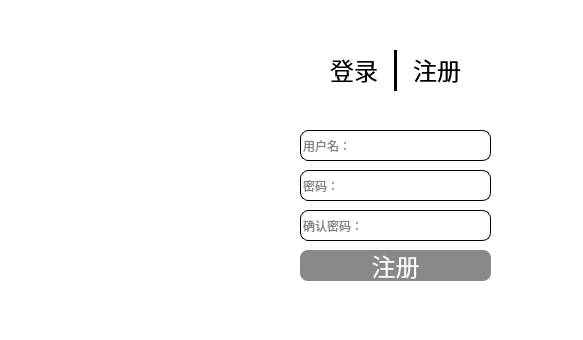
<?xml version="1.0" encoding="UTF-8"?>
<ui version="4.0">
 <class>MainWindow</class>
 <widget class="QMainWindow" name="MainWindow">
  <property name="geometry">
   <rect>
    <x>0</x>
    <y>0</y>
    <width>583</width>
    <height>340</height>
   </rect>
  </property>
  <property name="windowTitle">
   <string>MainWindow</string>
  </property>
  <property name="layoutDirection">
   <enum>Qt::LeftToRight</enum>
  </property>
  <property name="autoFillBackground">
   <bool>false</bool>
  </property>
  <property name="styleSheet">
   <string notr="true">background-color: rgba(255, 255, 255, 0);</string>
  </property>
  <widget class="QWidget" name="centralwidget">
   <widget class="QFrame" name="frame">
    <property name="geometry">
     <rect>
      <x>10</x>
      <y>20</y>
      <width>260</width>
      <height>300</height>
     </rect>
    </property>
    <property name="styleSheet">
     <string notr="true">background-image: url(:/images/images/login.png);
border-top-left-radius:30px;
border-bottom-left-radius:30px;
</string>
    </property>
    <property name="frameShape">
     <enum>QFrame::StyledPanel</enum>
    </property>
    <property name="frameShadow">
     <enum>QFrame::Raised</enum>
    </property>
   </widget>
   <widget class="QFrame" name="frame_2">
    <property name="geometry">
     <rect>
      <x>270</x>
      <y>20</y>
      <width>261</width>
      <height>301</height>
     </rect>
    </property>
    <property name="styleSheet">
     <string notr="true">background-color: rgba(255, 255, 255, 200);
border-top-right-radius:30px;
border-bottom-right-radius:30px;
</string>
    </property>
    <property name="frameShape">
     <enum>QFrame::StyledPanel</enum>
    </property>
    <property name="frameShadow">
     <enum>QFrame::Raised</enum>
    </property>
    <widget class="QWidget" name="widget" native="true">
     <property name="geometry">
      <rect>
       <x>50</x>
       <y>30</y>
       <width>151</width>
       <height>41</height>
      </rect>
     </property>
     <property name="styleSheet">
      <string notr="true">background-color: rgba(255, 255, 255, 200);</string>
     </property>
     <layout class="QHBoxLayout" name="horizontalLayout">
      <item>
       <widget class="QPushButton" name="pushButton_2">
        <property name="font">
         <font>
          <family>微软雅黑</family>
          <pointsize>18</pointsize>
         </font>
        </property>
        <property name="text">
         <string>登录</string>
        </property>
       </widget>
      </item>
      <item>
       <widget class="Line" name="line">
        <property name="styleSheet">
         <string notr="true">color: rgb(0, 0, 0);
background-color: rgb(0, 0, 0);</string>
        </property>
        <property name="orientation">
         <enum>Qt::Vertical</enum>
        </property>
       </widget>
      </item>
      <item>
       <widget class="QPushButton" name="pushButton">
        <property name="font">
         <font>
          <family>微软雅黑</family>
          <pointsize>18</pointsize>
         </font>
        </property>
        <property name="text">
         <string>注册</string>
        </property>
       </widget>
      </item>
     </layout>
    </widget>
    <widget class="QStackedWidget" name="stackedWidget">
     <property name="geometry">
      <rect>
       <x>10</x>
       <y>80</y>
       <width>231</width>
       <height>201</height>
      </rect>
     </property>
     <property name="currentIndex">
      <number>1</number>
     </property>
     <widget class="QWidget" name="page">
      <widget class="QLineEdit" name="lineEdit">
       <property name="geometry">
        <rect>
         <x>20</x>
         <y>30</y>
         <width>191</width>
         <height>31</height>
        </rect>
       </property>
       <property name="styleSheet">
        <string notr="true">border:1px solid rgb(0,0,0);
border-radius:8px;</string>
       </property>
       <property name="placeholderText">
        <string>用户名：</string>
       </property>
      </widget>
      <widget class="QLineEdit" name="lineEdit_2">
       <property name="geometry">
        <rect>
         <x>20</x>
         <y>80</y>
         <width>191</width>
         <height>31</height>
        </rect>
       </property>
       <property name="styleSheet">
        <string notr="true">border:1px solid rgb(0,0,0);
border-radius:8px;</string>
       </property>
       <property name="echoMode">
        <enum>QLineEdit::Password</enum>
       </property>
       <property name="placeholderText">
        <string>密码：</string>
       </property>
      </widget>
      <widget class="QPushButton" name="pushButton_3">
       <property name="geometry">
        <rect>
         <x>20</x>
         <y>140</y>
         <width>191</width>
         <height>31</height>
        </rect>
       </property>
       <property name="font">
        <font>
         <family>微软雅黑</family>
         <pointsize>18</pointsize>
        </font>
       </property>
       <property name="styleSheet">
        <string notr="true">background-color: rgba(118, 118, 118, 220);
color: rgb(255, 255, 255);
border-radius:8px;
</string>
       </property>
       <property name="text">
        <string>登录</string>
       </property>
      </widget>
     </widget>
     <widget class="QWidget" name="page_2">
      <widget class="QLineEdit" name="lineEdit_3">
       <property name="geometry">
        <rect>
         <x>20</x>
         <y>30</y>
         <width>191</width>
         <height>31</height>
        </rect>
       </property>
       <property name="styleSheet">
        <string notr="true">border:1px solid rgb(0,0,0);
border-radius:8px;</string>
       </property>
       <property name="placeholderText">
        <string>用户名：</string>
       </property>
      </widget>
      <widget class="QLineEdit" name="lineEdit_4">
       <property name="geometry">
        <rect>
         <x>20</x>
         <y>70</y>
         <width>191</width>
         <height>31</height>
        </rect>
       </property>
       <property name="styleSheet">
        <string notr="true">border:1px solid rgb(0,0,0);
border-radius:8px;</string>
       </property>
       <property name="echoMode">
        <enum>QLineEdit::Password</enum>
       </property>
       <property name="placeholderText">
        <string>密码：</string>
       </property>
      </widget>
      <widget class="QLineEdit" name="lineEdit_5">
       <property name="geometry">
        <rect>
         <x>20</x>
         <y>110</y>
         <width>191</width>
         <height>31</height>
        </rect>
       </property>
       <property name="styleSheet">
        <string notr="true">border:1px solid rgb(0,0,0);
border-radius:8px;</string>
       </property>
       <property name="echoMode">
        <enum>QLineEdit::Password</enum>
       </property>
       <property name="placeholderText">
        <string>确认密码：</string>
       </property>
      </widget>
      <widget class="QPushButton" name="pushButton_4">
       <property name="geometry">
        <rect>
         <x>20</x>
         <y>150</y>
         <width>191</width>
         <height>31</height>
        </rect>
       </property>
       <property name="font">
        <font>
         <family>微软雅黑</family>
         <pointsize>18</pointsize>
        </font>
       </property>
       <property name="styleSheet">
        <string notr="true">background-color: rgba(118, 118, 118, 220);
color: rgb(255, 255, 255);
border-radius:8px;
</string>
       </property>
       <property name="text">
        <string>注册</string>
       </property>
      </widget>
     </widget>
    </widget>
    <widget class="QPushButton" name="pushButton_5">
     <property name="geometry">
      <rect>
       <x>220</x>
       <y>10</y>
       <width>31</width>
       <height>20</height>
      </rect>
     </property>
     <property name="text">
      <string/>
     </property>
     <property name="icon">
      <iconset resource="resource.qrc">
       <normaloff>:/icons/icons/Close-256.png</normaloff>:/icons/icons/Close-256.png</iconset>
     </property>
    </widget>
   </widget>
  </widget>
 </widget>
 <resources>
  <include location="resource.qrc"/>
 </resources>
 <connections>
  <connection>
   <sender>pushButton_5</sender>
   <signal>clicked()</signal>
   <receiver>MainWindow</receiver>
   <slot>close()</slot>
   <hints>
    <hint type="sourcelabel">
     <x>503</x>
     <y>33</y>
    </hint>
    <hint type="destinationlabel">
     <x>556</x>
     <y>17</y>
    </hint>
   </hints>
  </connection>
 </connections>
</ui>
